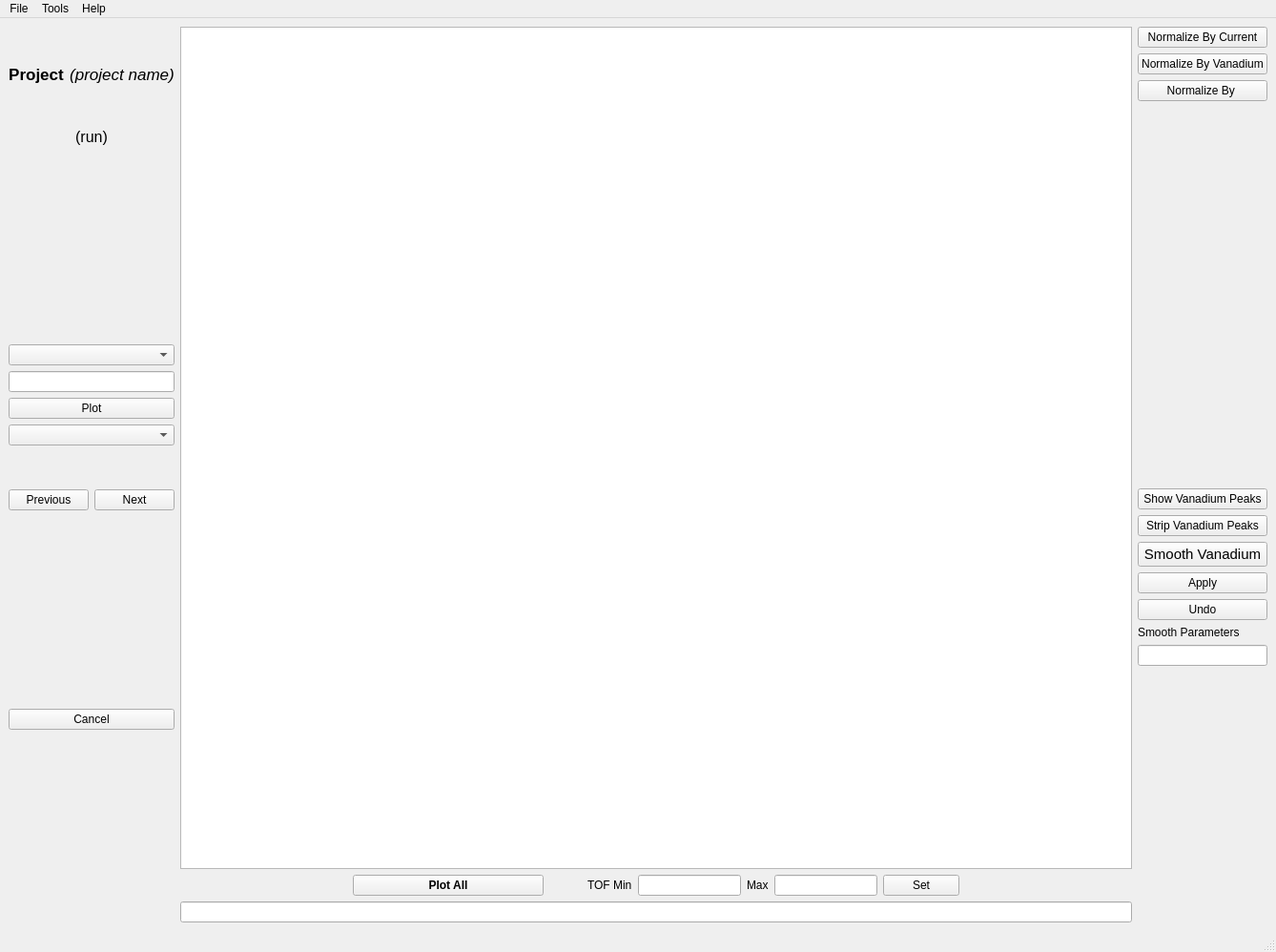
<?xml version="1.0" encoding="UTF-8"?>
<ui version="4.0">
 <class>MainWindow</class>
 <widget class="QMainWindow" name="MainWindow">
  <property name="geometry">
   <rect>
    <x>0</x>
    <y>0</y>
    <width>1338</width>
    <height>998</height>
   </rect>
  </property>
  <property name="sizePolicy">
   <sizepolicy hsizetype="Fixed" vsizetype="Fixed">
    <horstretch>0</horstretch>
    <verstretch>0</verstretch>
   </sizepolicy>
  </property>
  <property name="windowTitle">
   <string>MainWindow</string>
  </property>
  <widget class="QWidget" name="centralwidget">
   <layout class="QGridLayout" name="gridLayout">
    <item row="0" column="0">
     <layout class="QHBoxLayout" name="horizontalLayout">
      <item>
       <layout class="QVBoxLayout" name="verticalLayout_2">
        <item>
         <spacer name="verticalSpacer_2">
          <property name="orientation">
           <enum>Qt::Vertical</enum>
          </property>
          <property name="sizeType">
           <enum>QSizePolicy::Preferred</enum>
          </property>
          <property name="sizeHint" stdset="0">
           <size>
            <width>20</width>
            <height>40</height>
           </size>
          </property>
         </spacer>
        </item>
        <item>
         <layout class="QGridLayout" name="gridLayout_3">
          <item row="1" column="1">
           <widget class="QLabel" name="labe_currentProject">
            <property name="sizePolicy">
             <sizepolicy hsizetype="Fixed" vsizetype="Fixed">
              <horstretch>0</horstretch>
              <verstretch>0</verstretch>
             </sizepolicy>
            </property>
            <property name="font">
             <font>
              <pointsize>13</pointsize>
              <italic>true</italic>
             </font>
            </property>
            <property name="layoutDirection">
             <enum>Qt::LeftToRight</enum>
            </property>
            <property name="text">
             <string>(project name)</string>
            </property>
            <property name="alignment">
             <set>Qt::AlignCenter</set>
            </property>
           </widget>
          </item>
          <item row="1" column="0">
           <widget class="QLabel" name="label_projectTitle">
            <property name="font">
             <font>
              <pointsize>13</pointsize>
              <weight>75</weight>
              <bold>true</bold>
             </font>
            </property>
            <property name="text">
             <string>Project</string>
            </property>
            <property name="alignment">
             <set>Qt::AlignCenter</set>
            </property>
           </widget>
          </item>
         </layout>
        </item>
        <item>
         <spacer name="verticalSpacer_8">
          <property name="orientation">
           <enum>Qt::Vertical</enum>
          </property>
          <property name="sizeType">
           <enum>QSizePolicy::Preferred</enum>
          </property>
          <property name="sizeHint" stdset="0">
           <size>
            <width>20</width>
            <height>40</height>
           </size>
          </property>
         </spacer>
        </item>
        <item>
         <layout class="QGridLayout" name="gridLayout_6">
          <item row="1" column="0">
           <widget class="QLabel" name="label_currentRun">
            <property name="sizePolicy">
             <sizepolicy hsizetype="Fixed" vsizetype="Preferred">
              <horstretch>0</horstretch>
              <verstretch>0</verstretch>
             </sizepolicy>
            </property>
            <property name="font">
             <font>
              <pointsize>12</pointsize>
             </font>
            </property>
            <property name="text">
             <string>(run)</string>
            </property>
            <property name="alignment">
             <set>Qt::AlignCenter</set>
            </property>
           </widget>
          </item>
         </layout>
        </item>
        <item>
         <spacer name="verticalSpacer_3">
          <property name="orientation">
           <enum>Qt::Vertical</enum>
          </property>
          <property name="sizeType">
           <enum>QSizePolicy::Expanding</enum>
          </property>
          <property name="sizeHint" stdset="0">
           <size>
            <width>20</width>
            <height>40</height>
           </size>
          </property>
         </spacer>
        </item>
        <item>
         <layout class="QHBoxLayout" name="horizontalLayout_7">
          <item>
           <widget class="QComboBox" name="comboBox_runs">
            <property name="sizePolicy">
             <sizepolicy hsizetype="Preferred" vsizetype="Fixed">
              <horstretch>0</horstretch>
              <verstretch>0</verstretch>
             </sizepolicy>
            </property>
           </widget>
          </item>
         </layout>
        </item>
        <item>
         <layout class="QHBoxLayout" name="horizontalLayout_8">
          <item>
           <widget class="QLineEdit" name="lineEdit_run">
            <property name="sizePolicy">
             <sizepolicy hsizetype="Preferred" vsizetype="Fixed">
              <horstretch>0</horstretch>
              <verstretch>0</verstretch>
             </sizepolicy>
            </property>
           </widget>
          </item>
         </layout>
        </item>
        <item>
         <layout class="QHBoxLayout" name="horizontalLayout_3">
          <item>
           <widget class="QPushButton" name="pushButton_plot">
            <property name="text">
             <string>Plot</string>
            </property>
           </widget>
          </item>
         </layout>
        </item>
        <item>
         <layout class="QGridLayout" name="gridLayout_4">
          <item row="0" column="0">
           <widget class="QComboBox" name="comboBox_spectraList"/>
          </item>
         </layout>
        </item>
        <item>
         <spacer name="verticalSpacer_5">
          <property name="orientation">
           <enum>Qt::Vertical</enum>
          </property>
          <property name="sizeType">
           <enum>QSizePolicy::Minimum</enum>
          </property>
          <property name="sizeHint" stdset="0">
           <size>
            <width>20</width>
            <height>40</height>
           </size>
          </property>
         </spacer>
        </item>
        <item>
         <layout class="QHBoxLayout" name="horizontalLayout_6">
          <item>
           <widget class="QPushButton" name="pushButton_prevView">
            <property name="text">
             <string>Previous</string>
            </property>
           </widget>
          </item>
          <item>
           <widget class="QPushButton" name="pushButton_nextView">
            <property name="text">
             <string>Next</string>
            </property>
           </widget>
          </item>
         </layout>
        </item>
        <item>
         <spacer name="verticalSpacer_4">
          <property name="orientation">
           <enum>Qt::Vertical</enum>
          </property>
          <property name="sizeType">
           <enum>QSizePolicy::Expanding</enum>
          </property>
          <property name="sizeHint" stdset="0">
           <size>
            <width>20</width>
            <height>40</height>
           </size>
          </property>
         </spacer>
        </item>
        <item>
         <layout class="QHBoxLayout" name="horizontalLayout_4">
          <item>
           <widget class="QPushButton" name="pushButton_cancel">
            <property name="text">
             <string>Cancel</string>
            </property>
           </widget>
          </item>
         </layout>
        </item>
        <item>
         <spacer name="verticalSpacer">
          <property name="orientation">
           <enum>Qt::Vertical</enum>
          </property>
          <property name="sizeType">
           <enum>QSizePolicy::Expanding</enum>
          </property>
          <property name="sizeHint" stdset="0">
           <size>
            <width>20</width>
            <height>40</height>
           </size>
          </property>
         </spacer>
        </item>
       </layout>
      </item>
      <item>
       <layout class="QVBoxLayout" name="verticalLayout_5">
        <item>
         <layout class="QVBoxLayout" name="verticalLayout_6">
          <item>
           <widget class="QGraphicsView" name="graphicsView_mainPlot">
            <property name="sizePolicy">
             <sizepolicy hsizetype="Expanding" vsizetype="Expanding">
              <horstretch>0</horstretch>
              <verstretch>0</verstretch>
             </sizepolicy>
            </property>
           </widget>
          </item>
         </layout>
        </item>
        <item>
         <layout class="QVBoxLayout" name="verticalLayout_7">
          <item>
           <layout class="QHBoxLayout" name="horizontalLayout_13">
            <item>
             <spacer name="horizontalSpacer">
              <property name="orientation">
               <enum>Qt::Horizontal</enum>
              </property>
              <property name="sizeHint" stdset="0">
               <size>
                <width>40</width>
                <height>20</height>
               </size>
              </property>
             </spacer>
            </item>
            <item>
             <widget class="QPushButton" name="pushButton_allFillPlot">
              <property name="sizePolicy">
               <sizepolicy hsizetype="Preferred" vsizetype="Fixed">
                <horstretch>0</horstretch>
                <verstretch>0</verstretch>
               </sizepolicy>
              </property>
              <property name="minimumSize">
               <size>
                <width>200</width>
                <height>0</height>
               </size>
              </property>
              <property name="font">
               <font>
                <weight>75</weight>
                <bold>true</bold>
               </font>
              </property>
              <property name="text">
               <string>Plot All</string>
              </property>
             </widget>
            </item>
            <item>
             <spacer name="horizontalSpacer_3">
              <property name="orientation">
               <enum>Qt::Horizontal</enum>
              </property>
              <property name="sizeType">
               <enum>QSizePolicy::Preferred</enum>
              </property>
              <property name="sizeHint" stdset="0">
               <size>
                <width>40</width>
                <height>20</height>
               </size>
              </property>
             </spacer>
            </item>
            <item>
             <widget class="QLabel" name="label_2">
              <property name="text">
               <string>TOF Min</string>
              </property>
             </widget>
            </item>
            <item>
             <widget class="QLineEdit" name="lineEdit">
              <property name="sizePolicy">
               <sizepolicy hsizetype="Preferred" vsizetype="Fixed">
                <horstretch>0</horstretch>
                <verstretch>0</verstretch>
               </sizepolicy>
              </property>
             </widget>
            </item>
            <item>
             <widget class="QLabel" name="label_3">
              <property name="text">
               <string>Max</string>
              </property>
             </widget>
            </item>
            <item>
             <widget class="QLineEdit" name="lineEdit_2">
              <property name="sizePolicy">
               <sizepolicy hsizetype="Preferred" vsizetype="Fixed">
                <horstretch>0</horstretch>
                <verstretch>0</verstretch>
               </sizepolicy>
              </property>
             </widget>
            </item>
            <item>
             <widget class="QPushButton" name="pushButton">
              <property name="text">
               <string>Set</string>
              </property>
             </widget>
            </item>
            <item>
             <spacer name="horizontalSpacer_2">
              <property name="orientation">
               <enum>Qt::Horizontal</enum>
              </property>
              <property name="sizeHint" stdset="0">
               <size>
                <width>40</width>
                <height>20</height>
               </size>
              </property>
             </spacer>
            </item>
           </layout>
          </item>
          <item>
           <layout class="QGridLayout" name="gridLayout_2">
            <item row="0" column="0">
             <widget class="QLineEdit" name="lineEdit_3"/>
            </item>
           </layout>
          </item>
         </layout>
        </item>
       </layout>
      </item>
      <item>
       <layout class="QVBoxLayout" name="verticalLayout_3">
        <item>
         <layout class="QHBoxLayout" name="horizontalLayout_10">
          <item>
           <widget class="QPushButton" name="pushButton_normByCurrent">
            <property name="toolTip">
             <string>&lt;html&gt;&lt;head/&gt;&lt;body&gt;&lt;p&gt;Normalize by proton charge&lt;/p&gt;&lt;/body&gt;&lt;/html&gt;</string>
            </property>
            <property name="text">
             <string>Normalize By Current</string>
            </property>
           </widget>
          </item>
         </layout>
        </item>
        <item>
         <layout class="QHBoxLayout" name="horizontalLayout_2">
          <item>
           <widget class="QPushButton" name="pushButton_normByVanadium">
            <property name="text">
             <string>Normalize By Vanadium</string>
            </property>
           </widget>
          </item>
         </layout>
        </item>
        <item>
         <layout class="QHBoxLayout" name="horizontalLayout_11">
          <item>
           <widget class="QPushButton" name="pushButton_normVacant">
            <property name="text">
             <string>Normalize By </string>
            </property>
           </widget>
          </item>
         </layout>
        </item>
        <item>
         <spacer name="verticalSpacer_6">
          <property name="orientation">
           <enum>Qt::Vertical</enum>
          </property>
          <property name="sizeType">
           <enum>QSizePolicy::Expanding</enum>
          </property>
          <property name="sizeHint" stdset="0">
           <size>
            <width>20</width>
            <height>40</height>
           </size>
          </property>
         </spacer>
        </item>
        <item>
         <layout class="QGridLayout" name="gridLayout_5">
          <item row="0" column="0">
           <widget class="QPushButton" name="pushButton_showVanadiumPeaks">
            <property name="text">
             <string>Show Vanadium Peaks</string>
            </property>
           </widget>
          </item>
         </layout>
        </item>
        <item>
         <layout class="QHBoxLayout" name="horizontalLayout_9">
          <item>
           <widget class="QPushButton" name="pushButton_stripVPeaks">
            <property name="text">
             <string>Strip Vanadium Peaks</string>
            </property>
           </widget>
          </item>
         </layout>
        </item>
        <item>
         <layout class="QVBoxLayout" name="verticalLayout">
          <item>
           <widget class="QPushButton" name="pushButton_smoothVanadium">
            <property name="font">
             <font>
              <pointsize>11</pointsize>
             </font>
            </property>
            <property name="text">
             <string>Smooth Vanadium</string>
            </property>
           </widget>
          </item>
          <item>
           <widget class="QPushButton" name="pushButton_applyVanSmooth">
            <property name="text">
             <string>Apply</string>
            </property>
           </widget>
          </item>
          <item>
           <widget class="QPushButton" name="pushButton_undoVanSmooth">
            <property name="text">
             <string>Undo</string>
            </property>
           </widget>
          </item>
          <item>
           <widget class="QLabel" name="label">
            <property name="sizePolicy">
             <sizepolicy hsizetype="Preferred" vsizetype="Fixed">
              <horstretch>0</horstretch>
              <verstretch>0</verstretch>
             </sizepolicy>
            </property>
            <property name="text">
             <string>Smooth Parameters</string>
            </property>
           </widget>
          </item>
          <item>
           <widget class="QLineEdit" name="lineEdit_vanSmoothParams">
            <property name="sizePolicy">
             <sizepolicy hsizetype="Preferred" vsizetype="Fixed">
              <horstretch>0</horstretch>
              <verstretch>0</verstretch>
             </sizepolicy>
            </property>
           </widget>
          </item>
          <item>
           <spacer name="verticalSpacer_7">
            <property name="orientation">
             <enum>Qt::Vertical</enum>
            </property>
            <property name="sizeHint" stdset="0">
             <size>
              <width>20</width>
              <height>40</height>
             </size>
            </property>
           </spacer>
          </item>
         </layout>
        </item>
       </layout>
      </item>
     </layout>
    </item>
   </layout>
  </widget>
  <widget class="QMenuBar" name="menubar">
   <property name="geometry">
    <rect>
     <x>0</x>
     <y>0</y>
     <width>1338</width>
     <height>25</height>
    </rect>
   </property>
   <widget class="QMenu" name="menuFile">
    <property name="title">
     <string>File</string>
    </property>
    <addaction name="actionSave"/>
    <addaction name="separator"/>
    <addaction name="actionQuit"/>
   </widget>
   <widget class="QMenu" name="menuTool">
    <property name="title">
     <string>Tools</string>
    </property>
    <addaction name="actionNormalize_to_Vanadium"/>
    <addaction name="actionNormalize_to_Proton_Charge"/>
   </widget>
   <widget class="QMenu" name="menuHelp">
    <property name="title">
     <string>Help</string>
    </property>
   </widget>
   <addaction name="menuFile"/>
   <addaction name="menuTool"/>
   <addaction name="menuHelp"/>
  </widget>
  <widget class="QStatusBar" name="statusbar"/>
  <action name="actionSave">
   <property name="text">
    <string>Save</string>
   </property>
  </action>
  <action name="actionNormalize_to_Vanadium">
   <property name="text">
    <string>Normalize to Vanadium</string>
   </property>
  </action>
  <action name="actionNormalize_to_Proton_Charge">
   <property name="text">
    <string>Normalize to Proton Charge</string>
   </property>
  </action>
  <action name="actionQuit">
   <property name="text">
    <string>Quit</string>
   </property>
   <property name="shortcut">
    <string>Ctrl+Q</string>
   </property>
  </action>
 </widget>
 <resources/>
 <connections/>
</ui>
